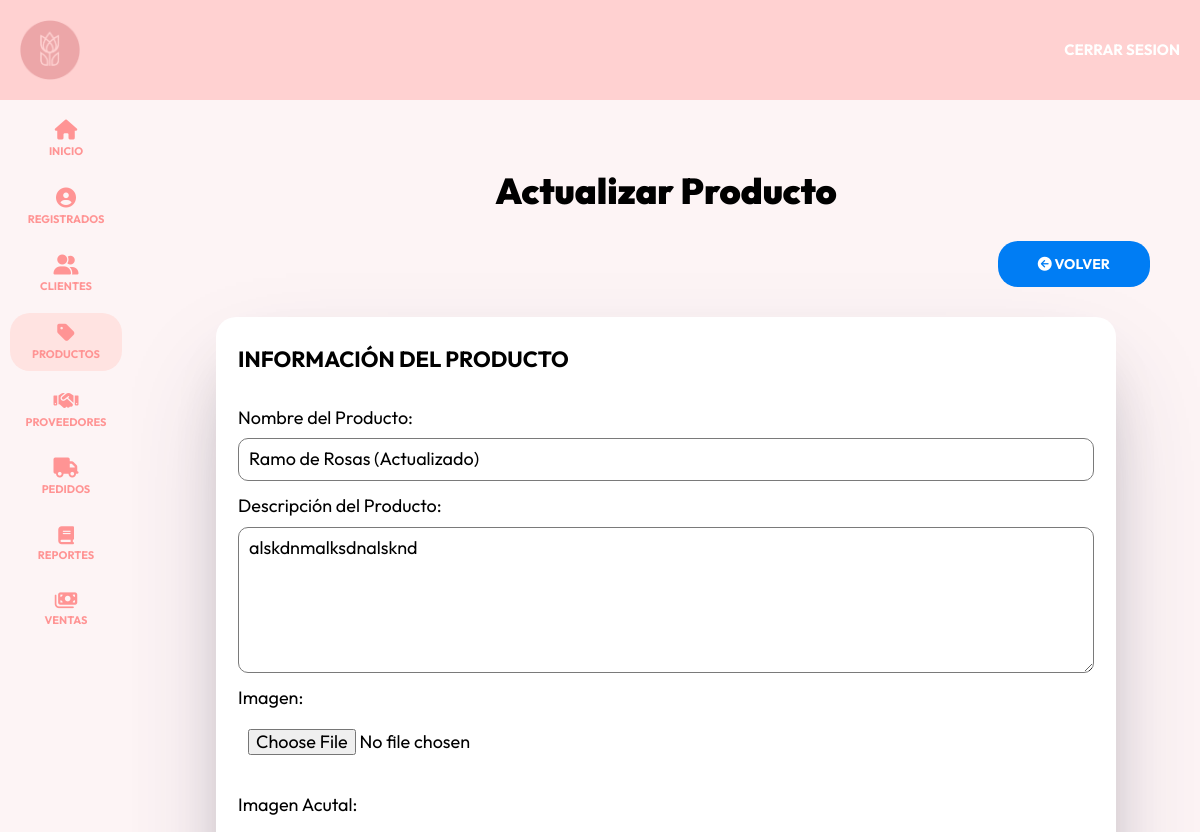
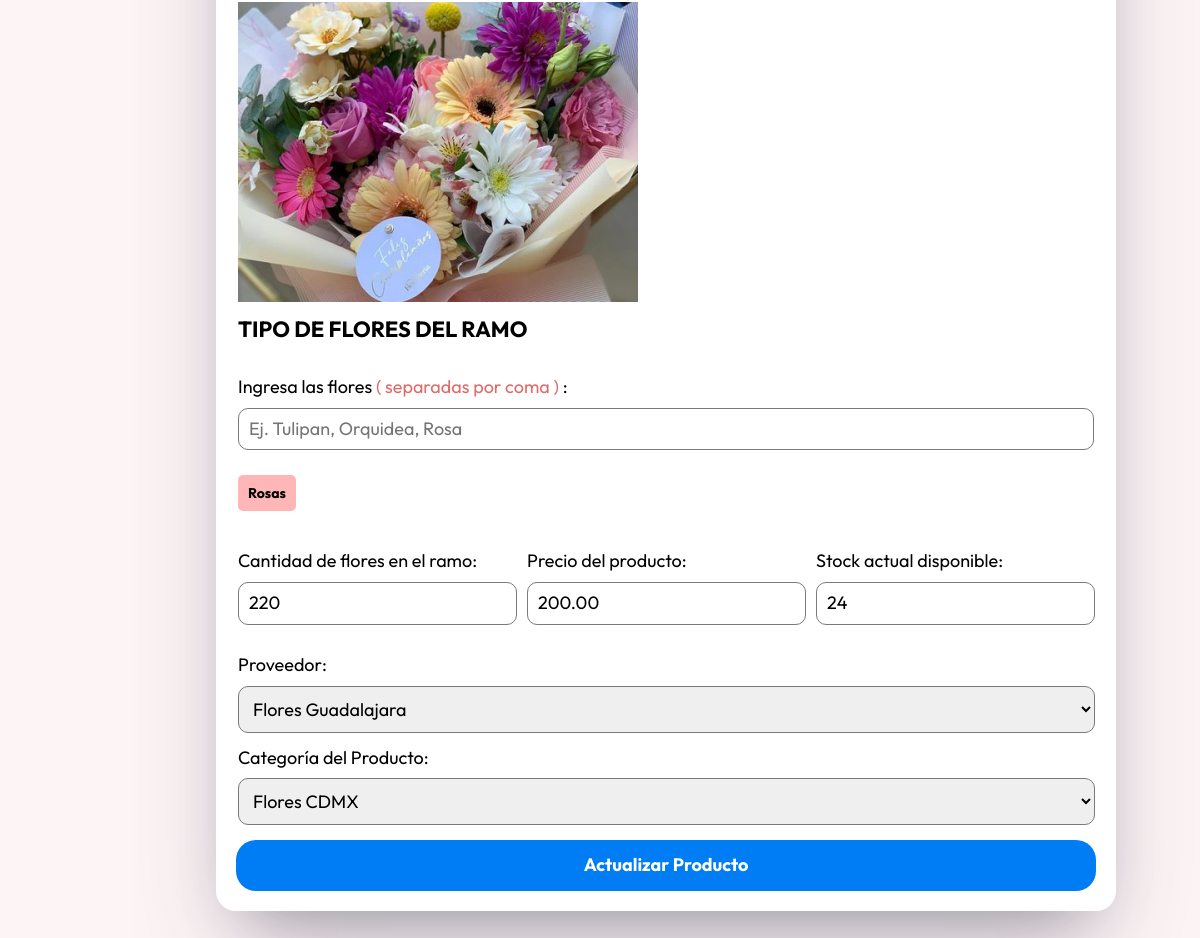
The app's page /admin/productos/editar?id=3 (signed in) with its own data (2 pictures, top to bottom).
### tables this page shows
CREATE TABLE `productos` (
  `IDproducto` int NOT NULL AUTO_INCREMENT,
  `descripcion` varchar(255) NOT NULL,
  `precio` decimal(10,2) NOT NULL,
  `stock` int NOT NULL,
  `imagen` varchar(255) DEFAULT NULL,
  `fecha` timestamp NULL DEFAULT CURRENT_TIMESTAMP,
  `IDproveedor` int DEFAULT NULL,
  `IDcategoria` int DEFAULT NULL,
  `nombreProducto` varchar(255) DEFAULT NULL,
  `cantidad_flores` int NOT NULL,
  `tags` varchar(120) DEFAULT NULL,
  PRIMARY KEY (`IDproducto`),
  KEY `IDproveedor` (`IDproveedor`),
  KEY `productos_ibfk_2` (`IDcategoria`),
  CONSTRAINT `productos_ibfk_1` FOREIGN KEY (`IDproveedor`) REFERENCES `proveedores` (`IDproveedor`),
  CONSTRAINT `productos_ibfk_2` FOREIGN KEY (`IDcategoria`) REFERENCES `categorias` (`IDcategoria`) ON DELETE SET NULL
);

CREATE TABLE `proveedores` (
  `IDproveedor` int NOT NULL AUTO_INCREMENT,
  `nombre` varchar(100) NOT NULL,
  `telefono` varchar(15) NOT NULL,
  `direccion` varchar(255) NOT NULL,
  `ciudad` varchar(100) DEFAULT NULL,
  `fecha` timestamp NULL DEFAULT CURRENT_TIMESTAMP,
  PRIMARY KEY (`IDproveedor`)
);

CREATE TABLE `categorias` (
  `IDcategoria` int NOT NULL AUTO_INCREMENT,
  `nombre` varchar(100) NOT NULL,
  `descripcion` text,
  PRIMARY KEY (`IDcategoria`)
);

### controllers/ProductosController.php (called while the page is built, shortened)
<?php
class ProductosController {
    public static function editar(Router $router) {
        $alertas = [];
        $id = $_GET['id'];
        $id = filter_var($id, FILTER_VALIDATE_INT);
        $producto = Producto::find($id);
        $proveedores = Proveedor::all();
        $categorias = Categoria::all();
        $producto->imagen_actual = $producto->imagen;
        $router->render('admin/productos/editar', [
            'titulo' => 'Actualizar Producto',
            'alertas' => $alertas,
            'producto' => $producto,
            'proveedores' => $proveedores ?? '',
            'categorias' => $categorias ?? ''
        ]);
    }
}
?>

### public/index.php (called while the page is built, shortened)
<?php
$router = new Router();
$router->get('/login', [AuthController::class, 'login']);
$router->post('/login', [AuthController::class, 'login']);
$router->post('/logout', [AuthController::class, 'logout']);
$router->get('/registro', [AuthController::class, 'registro']);
$router->post('/registro', [AuthController::class, 'registro']);
$router->get('/olvide', [AuthController::class, 'olvide']);
$router->post('/olvide', [AuthController::class, 'olvide']);
$router->get('/reestablecer', [AuthController::class, 'reestablecer']);
$router->post('/reestablecer', [AuthController::class, 'reestablecer']);
$router->get('/mensaje', [AuthController::class, 'mensaje']);
$router->get('/confirmar-cuenta', [AuthController::class, 'confirmar']);
$router->get('/admin/dashboard', [DashboardController::class, 'index']);
$router->get('/admin/registrados', [RegistradosController::class, 'index']);
$router->get('/admin/registrados/crear', [RegistradosController::class, 'crear']);
$router->post('/admin/registrados/crear', [RegistradosController::class, 'crear']);
$router->get('/admin/registrados/editar', [RegistradosController::class, 'editar']);
$router->post('/admin/registrados/editar', [RegistradosController::class, 'editar']);
$router->post('/admin/registrados/eliminar', [RegistradosController::class, 'eliminar']);
$router->get('/admin/clientes', [ClientesController::class, 'index']);
$router->get('/admin/clientes/crear', [ClientesController::class, 'crear']);
$router->post('/admin/clientes/crear', [ClientesController::class, 'crear']);
$router->get('/admin/clientes/editar', [ClientesController::class, 'editar']);
$router->post('/admin/clientes/editar', [ClientesController::class, 'editar']);
$router->post('/admin/clientes/eliminar', [ClientesController::class, 'eliminar']);
$router->get('/admin/productos', [ProductosController::class, 'index']);
$router->get('/admin/productos/crear', [ProductosController::class, 'crear']);
$router->post('/admin/productos/crear', [ProductosController::class, 'crear']);
$router->get('/admin/productos/editar', [ProductosController::class, 'editar']);
$router->post('/admin/productos/editar', [ProductosController::class, 'editar']);
$router->post('/admin/productos/eliminar', [ProductosController::class, 'eliminar']);
$router->post('/admin/productos/actualizar_inventario', [ProductosController::class, 'actualizar_inventario']);
$router->get('/admin/proveedores', [ProveedoresController::class, 'index']);
$router->get('/admin/proveedores/crear', [ProveedoresController::class, 'crear']);
$router->post('/admin/proveedores/crear', [ProveedoresController::class, 'crear']);
$router->get('/admin/proveedores/editar', [ProveedoresController::class, 'editar']);
$router->post('/admin/proveedores/editar', [ProveedoresController::class, 'editar']);
$router->post('/admin/proveedores/eliminar', [ProveedoresController::class, 'eliminar']);
$router->get('/admin/categorias/crear', [CategoriasController::class, 'crear']);
$router->post('/admin/categorias/crear', [CategoriasController::class, 'crear']);
$router->get('/admin/categorias/editar', [CategoriasController::class, 'editar']);
$router->post('/admin/categorias/editar', [CategoriasController::class, 'editar']);
$router->post('/admin/categorias/eliminar', [CategoriasController::class, 'eliminar']);
$router->get('/admin/pedidos', [PedidosController::class, 'index']);
$router->get('/admin/pedidos/crear', [PedidosController::class, 'crear']);
$router->post('/admin/pedidos/crear', [PedidosController::class, 'crear']);
$router->get('/admin/pedidos/editar', [PedidosController::class, 'editar']);
$router->post('/admin/pedidos/editar', [PedidosController::class, 'editar']);
$router->post('/admin/pedidos/eliminar', [PedidosController::class, 'eliminar']);
$router->get('/admin/pedidos/obtener_pedidos', [PedidosController::class, 'obtener_pedidos']);
$router->post('/admin/pedidos/actualizarEstado', [PedidosController::class, 'actualizarEstado']);
$router->get('/admin/reportes', [ReportesController::class, 'index']);
$router->get('/admin/reportes/generarPDF', [ReportesController::class, 'generarPDF']);
$router->get('/admin/ventas', [VentasController::class, 'index']);
$router->get('/admin/ventas/crear', [VentasController::class, 'crear']);
$router->post('/admin/ventas/vender', [VentasController::class, 'vender']);
$router->get('/', [PaginasController::class, 'index']);
$router->get('/nosotros', [PaginasController::class, 'nosotros']);
$router->get('/categorias', [PaginasController::class, 'categorias']);
$router->get('/productos', [PaginasController::class, 'productos']);
$router->get('/contacto', [PaginasController::class, 'contacto']);
$router->post('/contacto', [PaginasController::class, 'contacto']);
$router->get('/Cpedidos', [PaginasController::class, 'pedidos']);
$router->get('/Cpedidos/crearPedido', [PaginasController::class, 'crearPedido']);
$router->post('/Cpedidos/crearPedido', [PaginasController::class, 'crearPedido']);
$router->get('/404', [PaginasController::class, 'error']);
$router->comprobarRutas();

### models/ActiveRecord.php (called while the page is built, shortened)
<?php
class ActiveRecord {
    protected static $db;
    protected static $tabla = '';
    protected static $columnaID = 'ID';
    public static function setDB($database) {
        self::$db = $database;
    }
    public static function consultarSQL($query) {
        $resultado = self::$db->query($query);
        $array = [];
        while($registro = $resultado->fetch_assoc()) {
            $array[] = static::crearObjeto($registro);
        }
        return $array;
    }
    protected static function crearObjeto($registro) {
        $objeto = new static;
        foreach($registro as $key => $value ) {
            if(property_exists( $objeto, $key  )) {
                $objeto->$key = $value;
            }
        }
        return $objeto;
    }
    public static function all() {
        $query = "SELECT * FROM " . static::$tabla . " ORDER BY " . static::$columnaID . " DESC";
        $resultado = self::consultarSQL($query);
        return $resultado;
    }
    public static function find($id) {
        $query = "SELECT * FROM " . static::$tabla  ." WHERE " . static::$columnaID . " = {$id}";
        $resultado = self::consultarSQL($query);
        return array_shift( $resultado ) ;
    }
}
?>

### models/Producto.php (called while the page is built, shortened)
<?php
class Proveedor extends ActiveRecord {
    protected static $tabla = 'proveedores';
    public static function all() {
        $query = "SELECT * FROM " . static::$tabla;
        $resultado = self::consultarSQL($query);
        return $resultado;
    }
}
?>

### views/admin/productos/formulario.php (the view, shortened to what this page needs)
<fieldset class="formulario__fieldset">
    <legend class="formulario__legend">Información del Producto</legend>
    <div class="formulario__campo">
        <label for="nombre" class="formulario__label">Nombre del Producto:</label>
        <input
            type="text"
            class="formulario__input"
            id="nombre"
            name="nombreProducto"
            placeholder="nombre del producto"
            value="<?php echo $producto->nombreProducto ?? ''; ?>"
        />
    </div>
    <div class="formulario__campo">
        <label for="descripcion" class="formulario__label">Descripción del Producto:</label>
        <textarea
            class="formulario__input"
            id="descripcion"
            name="descripcion"
            placeholder="descripción del producto"
            rows="6"
        ><?php echo $producto->descripcion ?? ''; ?></textarea>
    </div>
    <div class="formulario__campo">
        <label for="imagen" class="formulario__label">Imagen:</label>
        <input
            type="file"
            class="formulario__input formulario__input--file"
            id="imagen"
            name="imagen"
        />
    </div>
    <?php if(isset($producto->imagen_actual)) { ?>
        <p class="formulario__texto">Imagen Acutal:</p>
        <div class="formulario__imagen">
            <picture>
                <source srcset="<?php echo $_ENV['HOST'] . '/img/products/' . $producto->imagen; ?>.webp" type="image/webp">
                <source srcset="<?php echo $_ENV['HOST'] . '/img/products/' . $producto->imagen; ?>.jgp" type="image/jgp">
                <img src="<?php echo $_ENV['HOST'] . '/img/products/' . $producto->imagen; ?>.jpg" alt="Imagen Producto">
            </picture>
        </div>
    <?php } ?>
</fieldset>
    <fieldset class="formulario__fieldset">
        <legend class="formulario__legend">Tipo de Flores del Ramo</legend>
        <div class="formulario__campo">
            <label for="tags_input" class="formulario__label">Ingresa las flores <span class="mensaje">( separadas por coma )</span> :</label>
            <input
                type="text"
                class="formulario__input"
                id="tags_input"
                placeholder="Ej. Tulipan, Orquidea, Rosa"
            >
            <div id="tags" class="formulario__listado"></div>
        </div>
    </fieldset>
<fieldset class="formulario__fieldset">
    <div class="formulario__grupo-campos">
        <div class="formulario__campo">
            <label for="cantflores" class="formulario__label">Cantidad de flores en el ramo:</label>
            <input
                type="number"
                class="formulario__input"
                id="cantflores"
                name="cantidad_flores"
                placeholder="cantidad de flores del ramo"
                value="<?php echo $producto->cantidad_flores ?? ''; ?>"
            />
        </div>
        <div class="formulario__campo">
            <label for="precio" class="formulario__label">Precio del producto:</label>
            <input
                type="number"
                class="formulario__input"
                id="precio"
                name="precio"
                placeholder="precio del producto"
                value="<?php echo $producto->precio ?? ''; ?>"
            />
        </div>
        <div class="formulario__campo">
            <label for="stock" class="formulario__label">Stock actual disponible:</label>
            <input
                type="number"
                class="formulario__input"
                id="stock"
                name="stock"
                placeholder="stock actual"
                value="<?php echo $producto->stock ?? ''; ?>"
            />
        </div>
    </div>
    <div class="formulario__campo">
        <label for="proveedor" class="formulario__label">Proveedor:</label>
        <select id="proveedor" name="IDproveedor" class="formulario__input">
            <?php foreach ($proveedores as $proveedor): ?>
                <option value="<?php echo $proveedor->IDproveedor; ?>"
                    <?php echo ($producto->IDproveedor == $proveedor->IDproveedor) ? 'selected' : ''; ?>>
                    <?php echo $proveedor->nombre; ?>
                </option>
            <?php endforeach; ?>
        </select>
    </div>
    <div class="formulario__campo">
        <label for="categoria" class="formulario__label">Categoría del Producto:</label>
        <select id="categoria" name="IDcategoria" class="formulario__input">
            <?php foreach ($categorias as $categoria): ?>
                <option value="<?php echo $categoria->IDcategoria; ?>"
                    <?php echo ($producto->IDcategoria == $categoria->IDcategoria) ? 'selected' : ''; ?>>
                    <?php echo $categoria->nombre; ?>
                </option>
            <?php endforeach; ?>
        </select>
    </div>
</fieldset>

### public/build/css/app.css (style rules this page uses)
html { line-height: 1.15; -webkit-text-size-adjust: 100%; }
body { margin: 0; }
img { border-style: none; }
button, input, optgroup, select, textarea { font-family: inherit; font-size: 100%; line-height: 1.15; margin: 0; }
button, input { overflow: visible; }
button, select { text-transform: none; }
fieldset { padding: 0.35em 0.75em 0.625em; }
legend { box-sizing: border-box; color: inherit; display: table; max-width: 100%; padding: 0; white-space: normal; }
textarea { overflow: auto; }
html { font-size: 62.5%; box-sizing: border-box; height: 100%; }
*, *:before, *:after { box-sizing: inherit; }
body { font-family: "Outfit", sans-serif; font-size: 1.8rem; }
img { width: 100%; height: auto; }
.formulario__fieldset { border: none; margin-top: 1rem; padding: 0; }
.formulario__legend { font-size: 2.2rem; margin-bottom: 2rem; text-transform: uppercase; font-weight: 700; }
.formulario__campo { display: flex; flex-direction: column; gap: 1rem; margin: 1.5rem 0; }
.formulario__label { display: block; font-size: 1.8rem; }
.formulario__input { padding: 1rem; border: 1px solid #7a7a7a; border-radius: 1rem; }
.formulario__input--file { border: none; }
.formulario__grupo-campos { display: flex; justify-content: space-between; gap: 1rem; }
.formulario__campo { flex: 1; display: flex; flex-direction: column; gap: 1rem; margin: 1.5rem 0; }
.formulario__texto { margin-top: 3rem; }
.formulario__imagen { max-width: 40rem; }
.formulario__listado { margin: 0; padding: 0; list-style: none; display: flex; flex-wrap: wrap; gap: 1.5rem; margin-top: 1.5rem; }
.mensaje { color: #DF6A6A; }
.dashboard { height: 100%; display: flex; flex-direction: column; background-color: #FDF4F5; }

### records on screen
productos: nombreProducto "Ramo de Rosas (Actualizado)", descripcion "alskdnmalksdnalsknd", imagen (picture), cantidad_flores "220", precio "200.00", stock "24", IDproveedor "Flores Guadalajara", IDcategoria "Flores CDMX"

### other values on screen
$titulo "Actualizar Producto"
